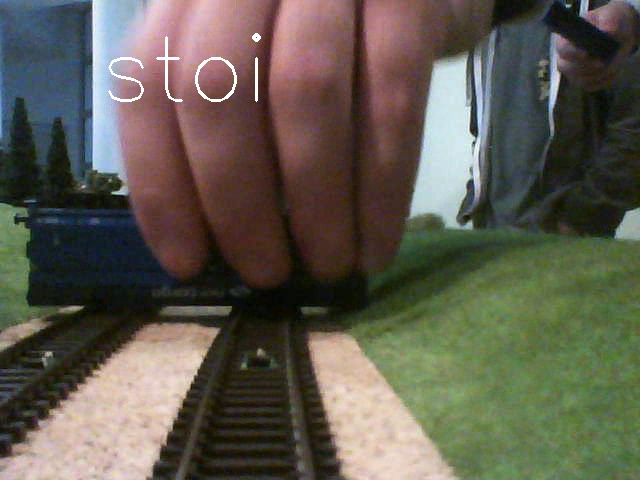
#> input picture PKM2/Grupa 2/ramka.jpg, 640 x 480 px, given in place of zajezdnia3.avi, which was not available
$ python Bartosz_Zajezdnia_Perony_vol1.py   (older library calls are emulated)
#> lines starting #> are read from the running program, lines starting #| are printed output that depends on the picture; after the words box and inside, x2 and y2 are one past the last pixel; in counts of white or black regions, pixels touching at a corner belong together; pictures that were not available may be replaced by others from this repository, and a replacement may not be noted
import cv2
import numpy as np

# Loading video file
cap = cv2.VideoCapture("zajezdnia3.avi")

while(1):

    _,img = cap.read()
#> img is the input picture: shape (480, 640, 3); mean B, G, R 79.8, 91.6, 95.8

    # color conversion
    hsv = cv2.cvtColor(img,cv2.COLOR_BGR2HSV)
#> hsv: shape (480, 640, 3); mean H, S, V 55, 89.8, 106

    # ranges of depot colors
    depot_lower = np.array([0, 0, 240], np.uint8)
    depot_upper = np.array([50, 255, 255], np.uint8)

    # ranges of platforms colors
    platforms_lower = np.array([0, 120, 0], np.uint8)
    platforms_upper = np.array([3, 255, 255], np.uint8)

    # searching in defined range
    depot = cv2.inRange(hsv, depot_lower, depot_upper)
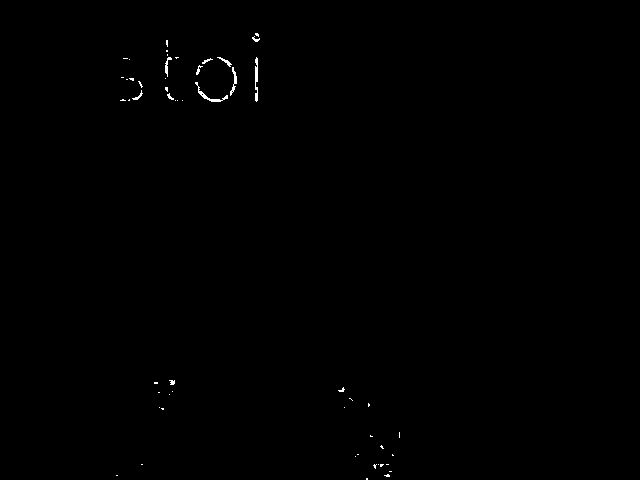
#> depot: shape (480, 640); 0.24% white in thin lines or dots, all inside (x1, y1, x2, y2) = (116, 33, 400, 480)
    platforms = cv2.inRange(hsv, platforms_lower, platforms_upper)
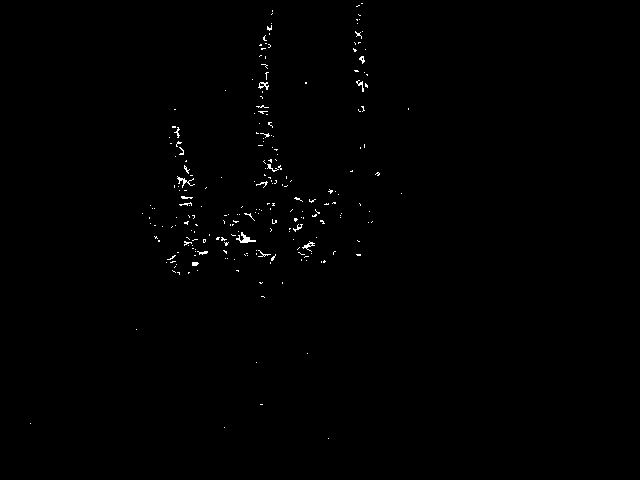
#> platforms: shape (480, 640); 0.46% white in thin lines or dots, all inside (x1, y1, x2, y2) = (30, 3, 409, 439)

    # Morphological transformation, dilation
    kernal = np.ones((5,5), "uint8")
    depot=cv2.dilate(depot,kernal)
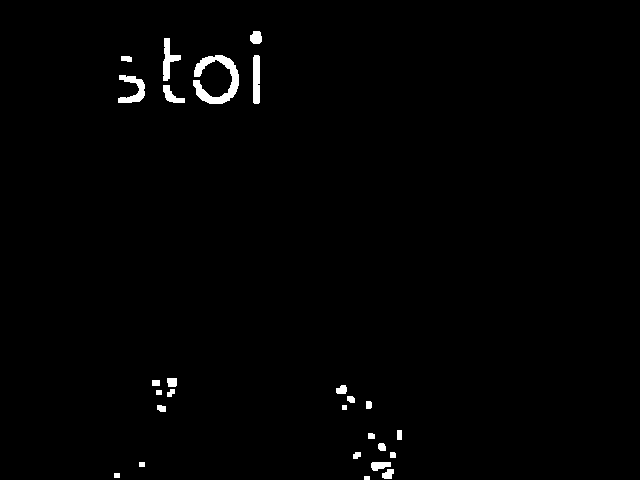
#> depot: shape (480, 640); 1.1% white; 26 white regions, largest, box (x1, y1, x2, y2) and area: (193, 55, 239, 104) 947, (118, 75, 145, 103) 374, (253, 55, 260, 104) 336
    res=cv2.bitwise_and(img,img,mask = depot)

    platforms = cv2.dilate(platforms, kernal)
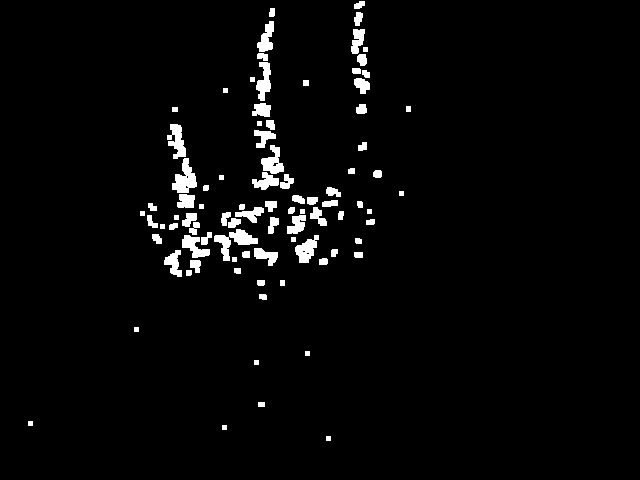
#> platforms: shape (480, 640); 3% white; 88 white regions
    res1 = cv2.bitwise_and(img,img, mask = platforms)
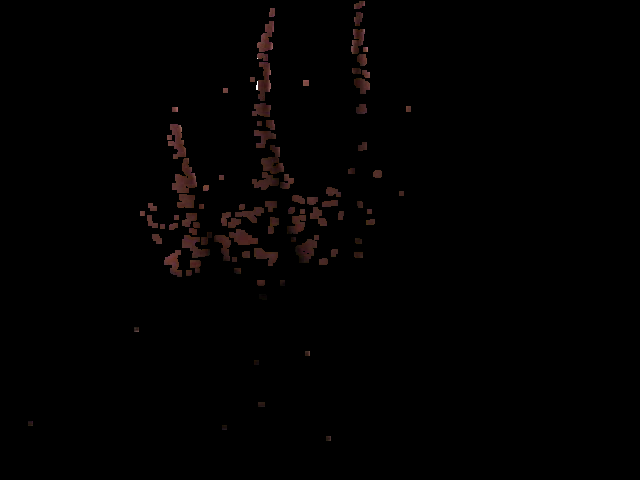
#> res1: shape (480, 640, 3); mean B, G, R 1.1, 1.2, 2.2


    # object contours function
    (_, contours, hierarchy) = cv2.findContours(depot, cv2.RETR_TREE, cv2.CHAIN_APPROX_SIMPLE)
#> contours = 26 contours, 2 with area under 20; largest, box (x1, y1, x2, y2) and area: (193, 55, 239, 104) 822, (118, 75, 145, 103) 312, (253, 55, 260, 104) 282, (163, 38, 181, 81) 278, (163, 85, 185, 103) 156

    for pic, contour in enumerate(contours):
        area = cv2.contourArea(contour)
        if(area>5000 and  area<12000):
            x,y,w,h = cv2.boundingRect(contour)
            img = cv2.rectangle(img,(x,y),(x+w,y+h),(0,0,255),2)
            cv2.putText(img, "  ZAJEZDNIA WRZESZCZ   ", (120, 120), cv2.FONT_HERSHEY_SIMPLEX, 1.2, (0, 0, 255))
#> this loop made 26 passes
#> area on passes 3, 4, 6, 7, 8, 9, 12, 13, 14, 16, 17, 19: 71, 111, 24.5, 33, 43.5, 28.5, 40.5, 34, 36, 32, 64.5, 68
#> (contour, area) on passes 2, 5, 10, 15, 18: ([[114, 473], [114, 477], [119, 477], [119, 473]], 20), ([[139, 462], [139, 466], [144, 466], [144, 462]], 20), ([[397, 430], [397, 439], [401, 439], [401, 430]], 36), ([[156, 390], [156, 394], [161, 394], [161, 390]], 20), ([[152, 380], [152, 385], [159, 385], [159, 380]], 35)


    # object contours function
    (_, contours, hierarchy) = cv2.findContours(platforms, cv2.RETR_TREE, cv2.CHAIN_APPROX_SIMPLE)
#> contours = 93 contours, 25 with area under 20; largest, box (x1, y1, x2, y2) and area: (214, 229, 258, 261) 456, (172, 158, 197, 193) 436, (295, 235, 319, 263) 328, (261, 145, 284, 174) 328, (167, 124, 186, 159) 320

    for pic, contour in enumerate(contours):
        area = cv2.contourArea(contour)
        if(area>3000 and  area<8000):
            x,y,w,h = cv2.boundingRect(contour)
            img = cv2.rectangle(img,(x,y),(x+w,y+h),(0,255,0),2)
            cv2.putText(img, "  PERONY   ", (120, 120), cv2.FONT_HERSHEY_SIMPLEX, 1.2, (0, 0, 255))
#> this loop made 93 passes
#> area on passes 8, 10, 11, 12, 13, 14, 16, 17, 18, 19, 20, 21: 32, 34, 24.5, 28.5, 87.5, 44.5, 39.5, 40, 224.5, 36, 208, 28
#> (contour, area) on passes 4, 9: ([[258, 402], [258, 406], [264, 406], [264, 402]], 24), ([[280, 280], [280, 285], [284, 285], [284, 280]], 20)

    cv2.imshow("Depot and Platforms Tracking", img)
    if cv2.waitKey(10) & 0xFF == ord('q'):
#> (key q is pressed here)
        break


cap.release()
cv2.destroyAllWindows()
